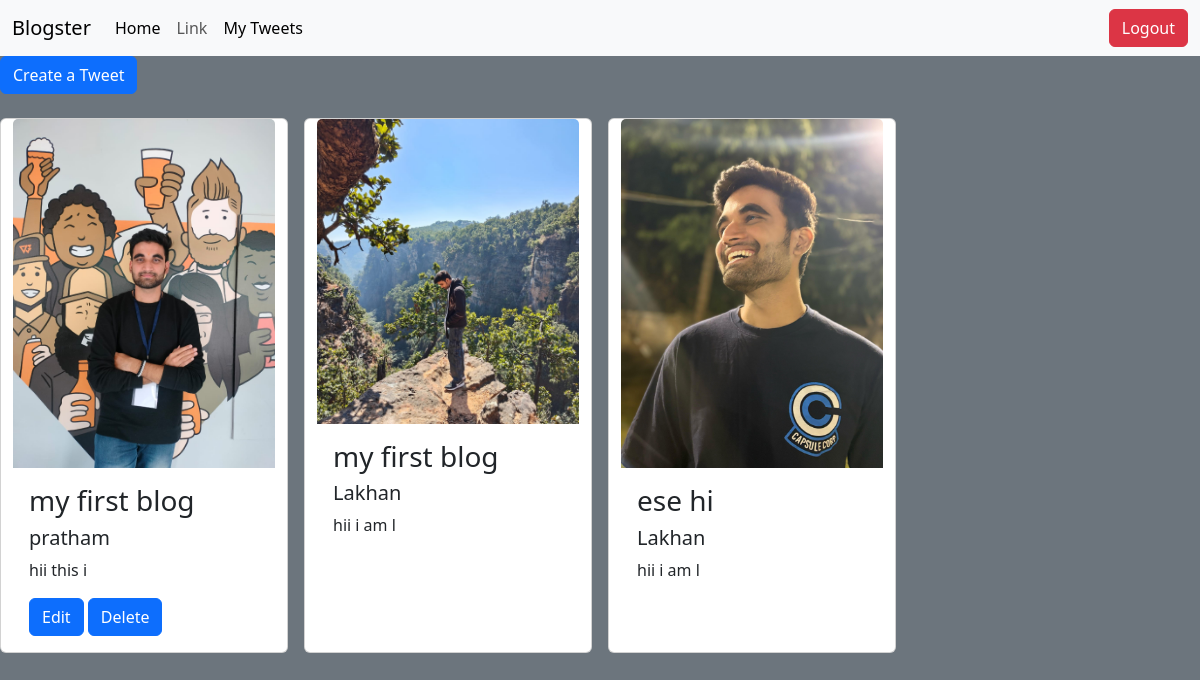
The page /tweet/ (signed in) on the database its author committed.
### tweet/models.py (models this page shows, shortened)
class Tweet(models.Model):
    user= models.ForeignKey(User,on_delete=models.CASCADE)
    title=models.TextField(max_length=240,default='my first blog')
    text=models.TextField(max_length=240)
    photo=models.ImageField(upload_to='photos/',blank=True,null=True)
    created_at=models.DateTimeField(auto_now_add=True)
    updated_at=models.DateTimeField( auto_now=True)

### tweet/views.py (the view)
# urls.py: path('',views.tweet_list,name='tweet_list'),
def tweet_list(request):
    tweets=Tweet.objects.all().order_by('created_at')
    return render(request,'tweet_list.html',{'tweets':tweets}) # is html page pr tweets object bhi jayga

### tweet/templates/tweet_list.html (shortened to what this page needs)
{% extends "layout.html" %}
{% block content %}
<a class= "btn btn-primary mb-4" href="{% url 'tweet_create' %}" >Create a Tweet </a>
<div class= "container row gap-3">
    {% for tweet in tweets  %}
    <div class="card" style="width: 18rem;">
  <a href="{%url 'tweet' tweet.user.id%}">
  <img src="{{tweet.photo.url}}" class="card-img-top" alt="...">
  </a>
  <div class="card-body">
    <h3 class="card-title">{{tweet.title}}</h5>
    <h5 class="card-title">{{tweet.user.username}}</h5>
    <p class="card-text">{{tweet.text|slice:":10"}}</p>
    {% if tweet.user.id == user.id %}
    <a href="{% url 'tweet_edit' tweet.id%}" class="btn btn-primary">Edit</a>
    <a href="{% url 'tweet_delete' tweet.id%}" class="btn btn-primary">Delete</a>
    {% endif %}
  </div>
</div>
    {% endfor %}
</div>
{% endblock %}

### rows shown on the page
Tweet: photo (placeholder picture), title "my first blog", user.username "pratham", text "hii this i", shows "Edit"
Tweet: photo (picture), title "my first blog", user.username "Lakhan", text "hii i am l"
Tweet: photo (picture), title "ese hi", user.username "Lakhan", text "hii i am l"
